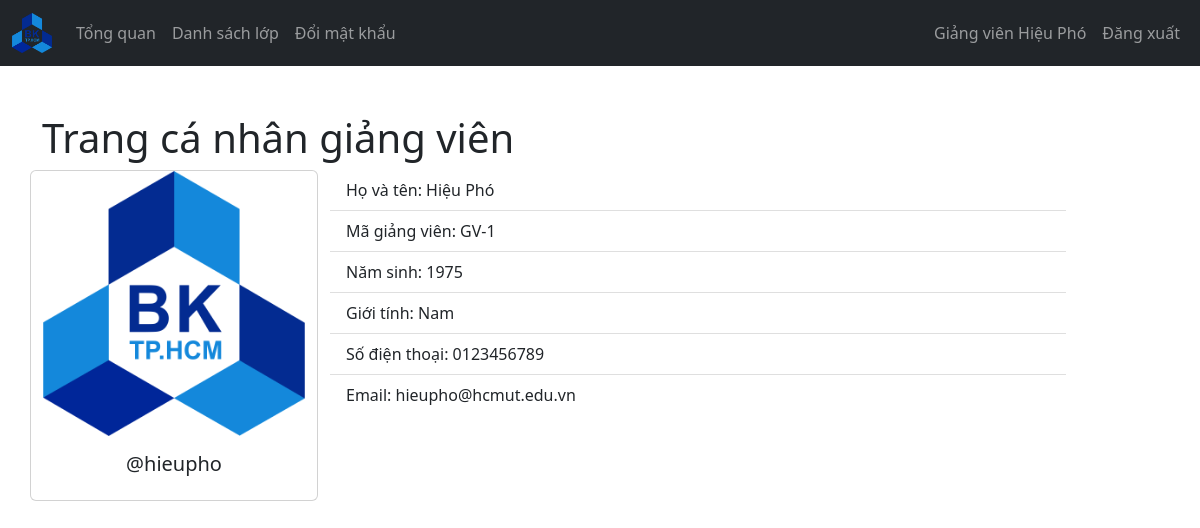
The page /GiangVien/index.php (signed in) on the database its author committed.
### tables this page shows
CREATE TABLE `giangvien` (
  `magiangvien` varchar(127) NOT NULL,
  `ho_tenlot` varchar(255) NOT NULL,
  `ten` varchar(255) NOT NULL,
  `tendangnhap` varchar(127) NOT NULL,
  `matkhau` varchar(255) NOT NULL,
  `email` varchar(255) NOT NULL,
  `sdt` varchar(15) NOT NULL,
  `namsinh` int(11) NOT NULL,
  `gioitinh` tinyint(1) NOT NULL
);

### controllers/giangvien_ctl.php (called while the page is built, shortened)
<?php
function getGiangVienTheoId($giangvien_id, $conn)
{
  $sql = "SELECT * FROM giangvien
            WHERE magiangvien=?";
  $stmt = $conn->prepare($sql);
  $stmt->execute([$giangvien_id]);
  if ($stmt->rowCount() == 1) {
    $giangvien = $stmt->fetch();
    return $giangvien;
  } else {
    return 0;
  }
}

### GiangVien/index.php (the view, shortened to what this page needs)
<?php
if (
  isset($_SESSION['magiangvien']) && isset($_SESSION['tucach'])
) {
  if ($_SESSION['tucach'] == 'GiangVien') {
    include "../controllers/includer.php";
    $magiangvien = $_SESSION['magiangvien'];
    $giangvien = getGiangVienTheoId($magiangvien, $conn);
    $gioitinh = "Nam";
?>
    <!DOCTYPE html>
    <html lang="en">
    <head>
        <?php
        $tengiangvien = $giangvien['ho_tenlot'] . " " . $giangvien['ten'];
        $title = "Giảng viên " . $tengiangvien;
        $usrname = $title;
        ?>
      <link rel="stylesheet" href="https://cdn.jsdelivr.net/npm/bootstrap@5.2.0/dist/css/bootstrap.min.css">
      <link rel="stylesheet" href="../css/style.css">
      <link rel="stylesheet" href="https://cdnjs.cloudflare.com/ajax/libs/font-awesome/4.7.0/css/font-awesome.min.css">
    </head>
    <body>
      <?php
      include "comp/navbar.php";
      ?>
      <?php
      $student = 1;
      if ($student != 0) {
      ?>
        <div class="container mt-5">
          <h1>Trang cá nhân giảng viên</h1>
          <div class="row">
            <div class="col-4 card" style="width: 18rem;">
              <img src="../imgs/logo.png" class="card-img-top" alt="...">
              <div class="card-body">
                <h5 class="card-title text-center">@<?= $giangvien['tendangnhap'] ?></h5>
              </div>
            </div>
            <div class="col-8">
              <ul class="list-group list-group-flush">
                <li class="list-group-item">Họ và tên: <?= $tengiangvien ?></li>
                <li class="list-group-item">Mã giảng viên: <?= $giangvien['magiangvien'] ?></li>
                <li class="list-group-item">Năm sinh: <?= $giangvien['namsinh'] ?></li>
                <li class="list-group-item">Giới tính: <?= $gioitinh ?></li>
                <li class="list-group-item">Số điện thoại: <?= $giangvien['sdt'] ?></li>
                <li class="list-group-item">Email: <?= $giangvien['email'] ?></li>
              </ul>
            </div>
          </div>
        </div>
      <?php
      } else {
        header("Location: student.php");
        exit;
      }
      ?>
    </body>
    </html>
<?php
  } else {
    header("Location: ../login.php");
    exit;
  }
} else {
  header("Location: ../login.php");
  exit;
}
?>

### GiangVien/comp/navbar.php (shortened to what this page needs)
<nav class="navbar navbar-expand-lg navbar-dark bg-dark">
  <div class="container-fluid">
    <a class="navbar-brand" href="../index.php">
      <img src="../imgs/logo.png" width="40">
    </a>
    <div class="collapse navbar-collapse" id="navbarSupportedContent">
      <ul class="navbar-nav me-auto mb-2 mb-lg-0" id="navLinks">
        <li class="nav-item">
          <a class="nav-link" aria-current="page" href="index.php">Tổng quan</a>
        </li>
        <li class="nav-item">
          <a class="nav-link" href="lop.php">Danh sách lớp</a>
        </li>
        <li class="nav-item">
          <a class="nav-link" href="doimatkhau.php">Đổi mật khẩu</a>
        </li>
      </ul>
      <ul class="navbar-nav me-right mb-2 mb-lg-0">
        <li class="nav-item">
          <a class="nav-link" href="index.php">
            <?= $usrname ?>
          </a>
        </li>
        <li class="nav-item">
          <a class="nav-link" href="../logout.php">Đăng xuất</a>
        </li>
      </ul>
    </div>
  </div>
</nav>

### rows shown on the page
giangvien: usrname "Giảng viên Hiệu Phó", tendangnhap "hieupho", tengiangvien "Hiệu Phó", magiangvien "GV-1", namsinh "1975", sdt "0123456789", email "hieupho@hcmut.edu.vn"

### other values the page prints
$gioitinh "Nam"
